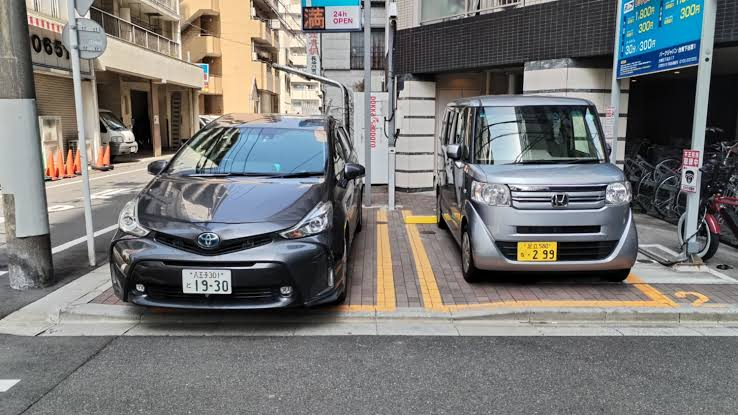
#> input picture DeepLearning/Day13/images/img2.jpg, 738 x 415 px
$ python part1.py
#> lines starting #> are read from the running program, lines starting #| are printed output that depends on the picture; pictures that were not available may be replaced by others from this repository, and a replacement may not be noted
import cv2
import os

input_folder = "input_videos"
output_folder = "output_videos"

os.makedirs(output_folder, exist_ok=True)

for filename in os.listdir(input_folder):

    input_path = os.path.join(input_folder, filename)
    output_path = os.path.join(output_folder, f"processed_{filename}")

    video = cv2.VideoCapture(input_path)

    fps = video.get(cv2.CAP_PROP_FPS)
    width = int(video.get(cv2.CAP_PROP_FRAME_WIDTH))
    height = int(video.get(cv2.CAP_PROP_FRAME_HEIGHT))
    total_frames = int(video.get(cv2.CAP_PROP_FRAME_COUNT))

    print(f"\nProcessing: {filename}")
    print("FPS:", fps)
    print("Width:", width)
    print("Height:", height)
    print("Total Frames:", total_frames)

    fourcc = cv2.VideoWriter_fourcc(*"mp4v")
    writer = cv2.VideoWriter(output_path, fourcc, fps, (width, height))

    while True:
        ret, frame = video.read()
#> frame is the input picture: shape (415, 738, 3); mean B, G, R 117.6, 118.9, 118.8

        if not ret:
            break

        gray = cv2.cvtColor(frame, cv2.COLOR_BGR2GRAY)
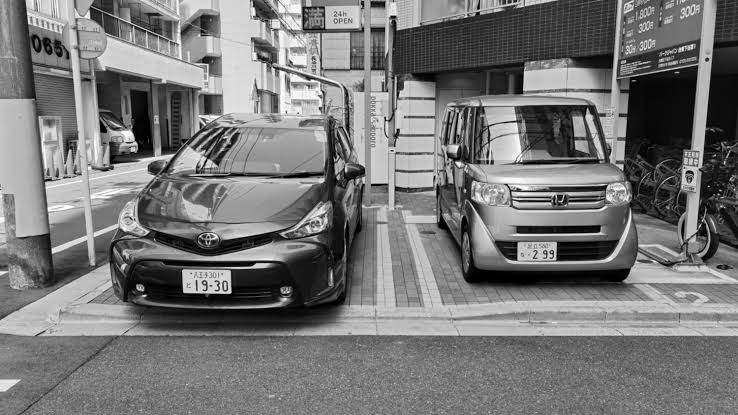
#> gray: shape (415, 738); min 0, max 255, mean 118.7

        blur = cv2.GaussianBlur(gray, (5, 5), 0)
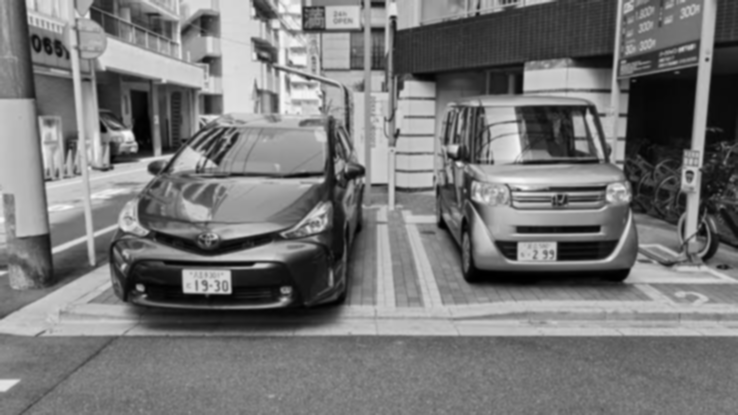
#> blur: shape (415, 738); min 0, max 248, mean 118.7

        edges = cv2.Canny(blur, 100, 200)
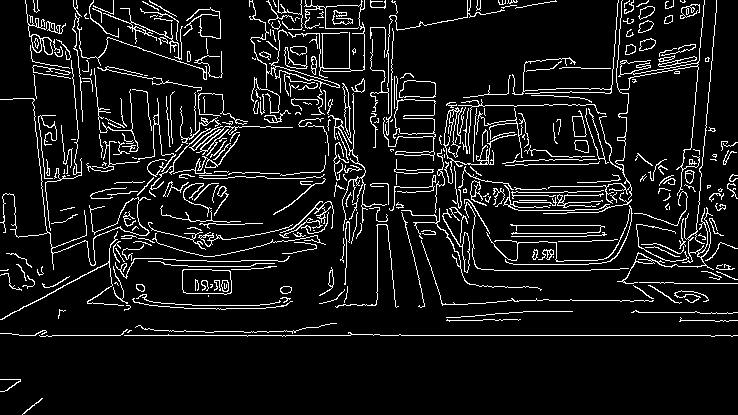
#> edges: shape (415, 738); 8.7% white in thin lines or dots

        coloured = cv2.cvtColor(edges, cv2.COLOR_GRAY2BGR)
#> coloured: shape (415, 738, 3); 8.7% white in thin lines or dots

        writer.write(coloured)

        cv2.imshow("Original Video", frame)
        cv2.imshow("Processed Video", edges)

        if cv2.waitKey(25) & 0xFF == ord('q'):
#> (key q is pressed here)
            break

    video.release()
    writer.release()

cv2.destroyAllWindows()

print("\nAll videos processed successfully!")

$ run again, on DeepLearning/Day13/images/img3.jpg
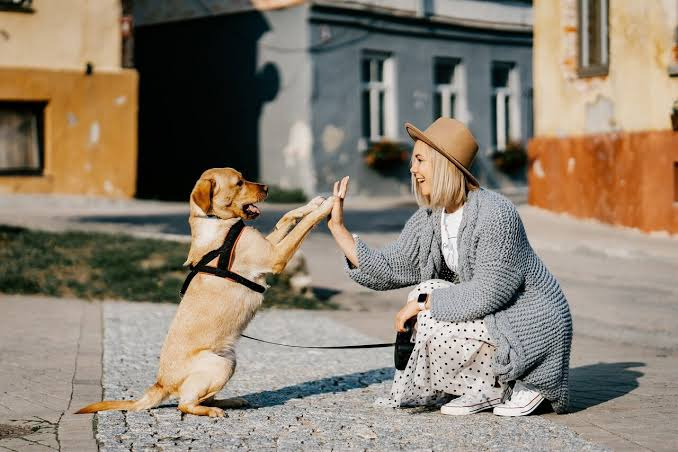
#> input picture DeepLearning/Day13/images/img3.jpg, 678 x 452 px
#> frame is the input picture: shape (452, 678, 3); mean B, G, R 112.7, 128.1, 139.6
#> `gray = cv2.cvtColor(frame, cv2.COLOR_BGR2GRAY)`:
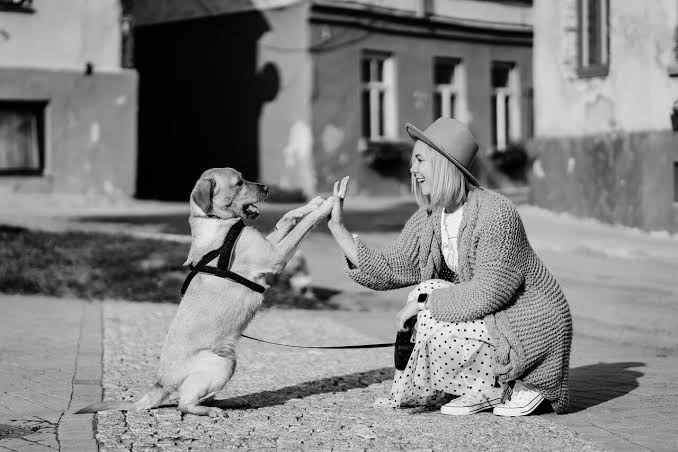
#> gray: shape (452, 678); min 0, max 255, mean 129.8
#> `edges = cv2.Canny(blur, 100, 200)`:
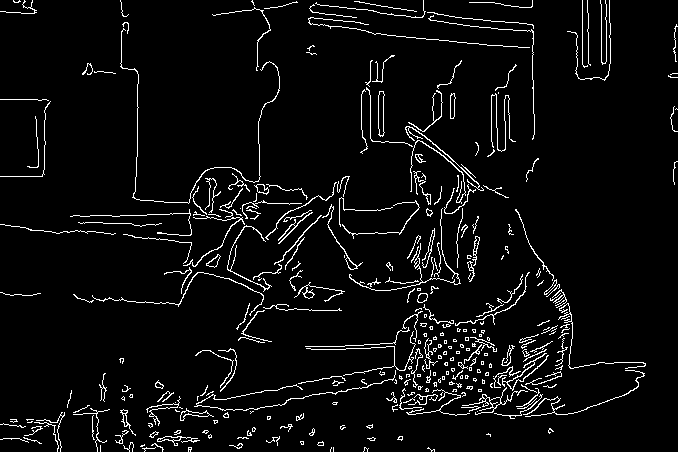
#> edges: shape (452, 678); 4.9% white in thin lines or dots
#> coloured: shape (452, 678, 3); 4.9% white in thin lines or dots
